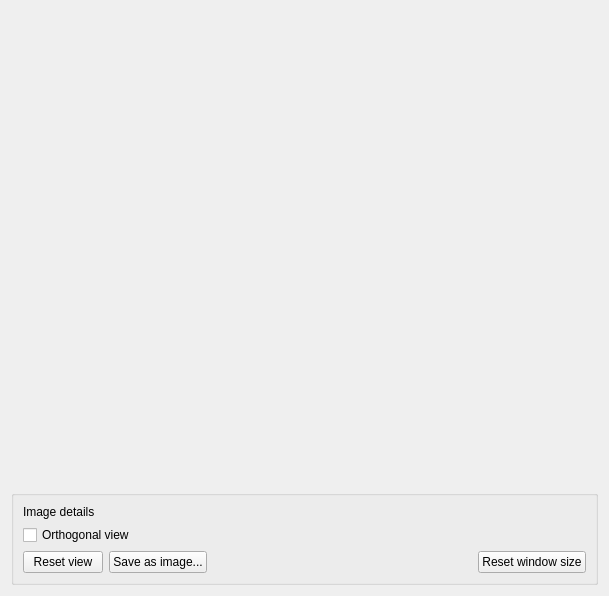
<?xml version="1.0" encoding="UTF-8"?>
<ui version="4.0">
 <class>ScatterDialog</class>
 <widget class="QWidget" name="ScatterDialog">
  <property name="geometry">
   <rect>
    <x>0</x>
    <y>0</y>
    <width>609</width>
    <height>596</height>
   </rect>
  </property>
  <property name="windowTitle">
   <string>Plotting Result</string>
  </property>
  <layout class="QVBoxLayout" name="verticalLayout_2">
   <item>
    <widget class="QWidget" name="container" native="true">
     <property name="sizePolicy">
      <sizepolicy hsizetype="Preferred" vsizetype="Preferred">
       <horstretch>0</horstretch>
       <verstretch>0</verstretch>
      </sizepolicy>
     </property>
    </widget>
   </item>
   <item>
    <widget class="QGroupBox" name="guiGroup">
     <property name="sizePolicy">
      <sizepolicy hsizetype="Preferred" vsizetype="Maximum">
       <horstretch>0</horstretch>
       <verstretch>0</verstretch>
      </sizepolicy>
     </property>
     <property name="title">
      <string/>
     </property>
     <layout class="QVBoxLayout" name="verticalLayout">
      <item>
       <widget class="QLabel" name="imgDetailLbl">
        <property name="text">
         <string>Image details</string>
        </property>
       </widget>
      </item>
      <item>
       <widget class="QCheckBox" name="orthogonalViewChk">
        <property name="text">
         <string>Orthogonal view</string>
        </property>
       </widget>
      </item>
      <item>
       <layout class="QHBoxLayout" name="horizontalLayout">
        <item>
         <widget class="QPushButton" name="rstViewBtn">
          <property name="text">
           <string>Reset view</string>
          </property>
         </widget>
        </item>
        <item>
         <widget class="QPushButton" name="saveImageBtn">
          <property name="text">
           <string>Save as image...</string>
          </property>
         </widget>
        </item>
        <item>
         <spacer name="horizontalSpacer">
          <property name="orientation">
           <enum>Qt::Horizontal</enum>
          </property>
          <property name="sizeHint" stdset="0">
           <size>
            <width>40</width>
            <height>20</height>
           </size>
          </property>
         </spacer>
        </item>
        <item>
         <widget class="QPushButton" name="rstWindowBtn">
          <property name="text">
           <string>Reset window size</string>
          </property>
         </widget>
        </item>
       </layout>
      </item>
     </layout>
    </widget>
   </item>
  </layout>
 </widget>
 <resources/>
 <connections/>
</ui>
